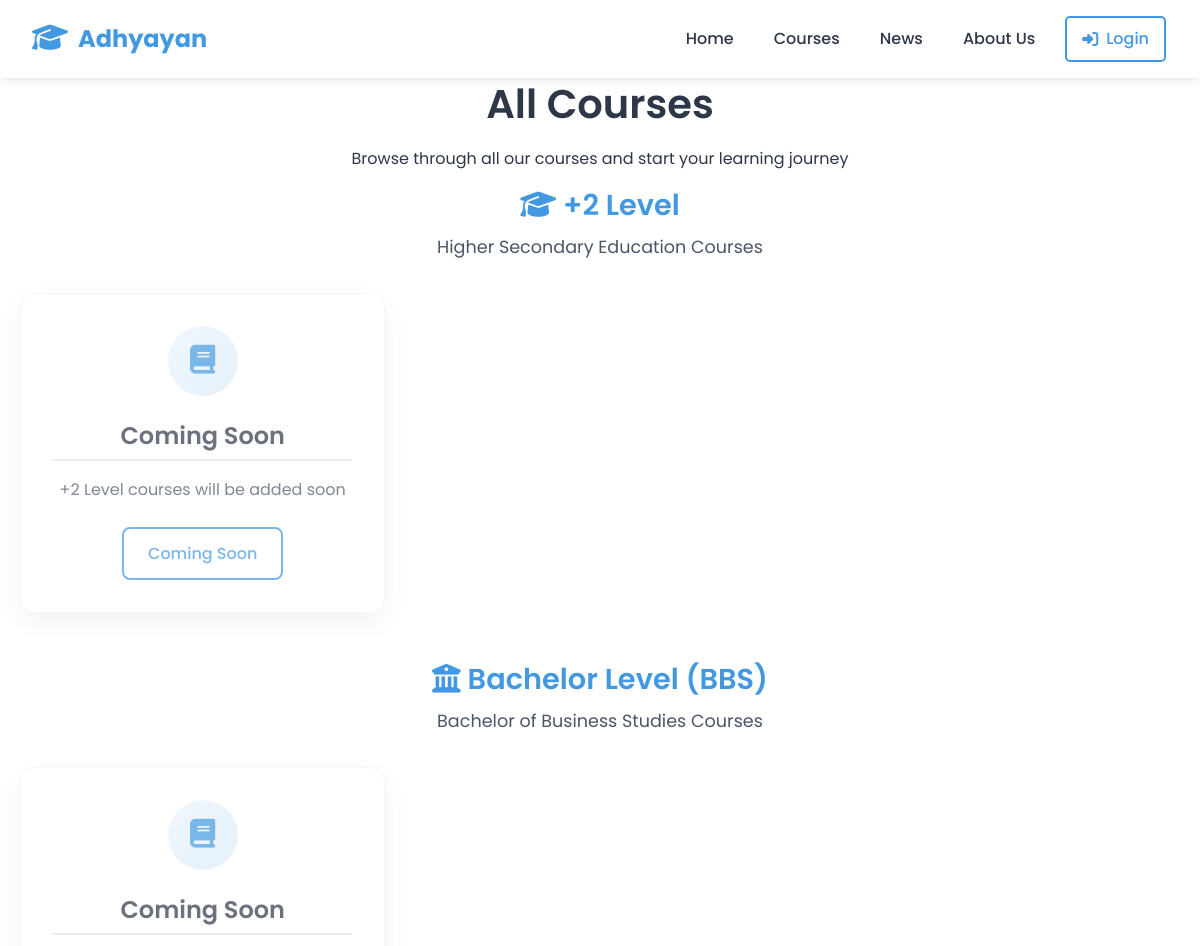
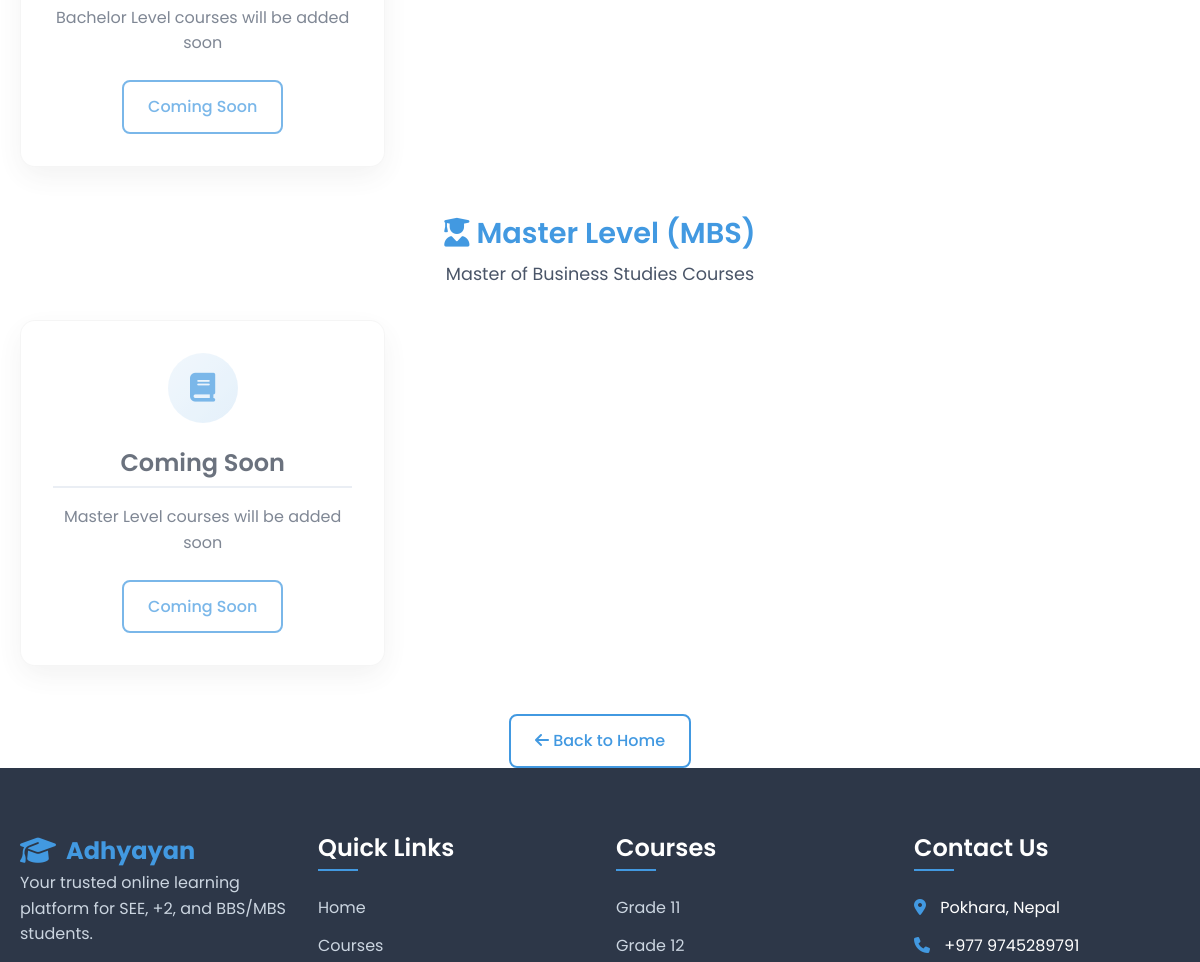
Page /courses/ (upper part) on the earlier database version (2 pictures, top to bottom).
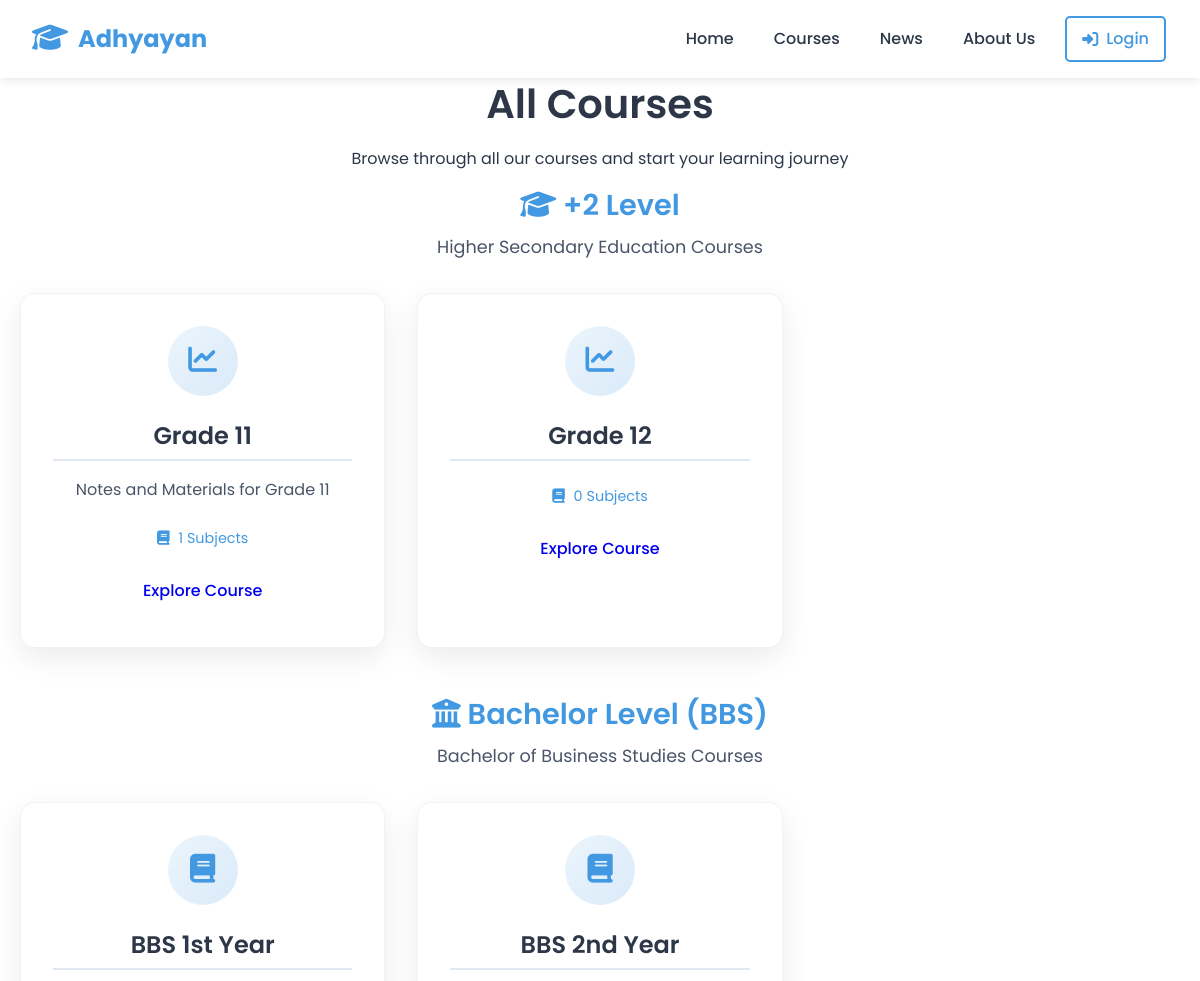
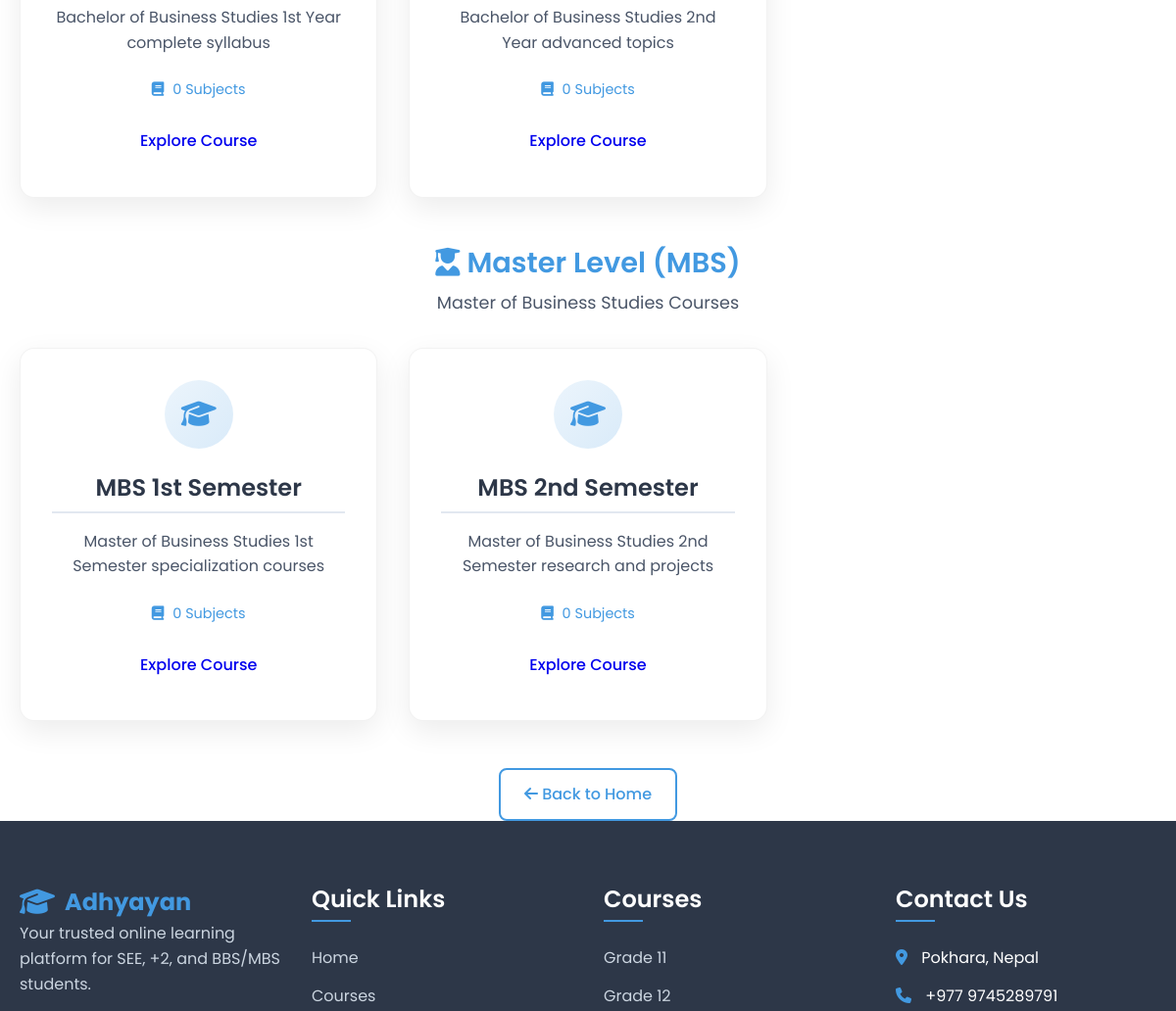
Same page on the later database version (2 pictures, top to bottom).
### notes/models.py (models this page shows, shortened)
class Course(models.Model):
    LEVEL_CHOICES = [
        ('+2', '+2 Level'),
        ('bachelor', 'Bachelor Level'),
        ('master', 'Master Level'),
    ]
    title = models.CharField(max_length=200)
    slug = models.SlugField(unique=True, help_text="URL-friendly version of title")
    level = models.CharField(max_length=20, choices=LEVEL_CHOICES)
    description = models.TextField(blank=True, help_text="Course description shown on website")
    thumbnail = models.ImageField(
        upload_to='course_thumbnails/',
        null=True,
        blank=True,
        help_text="Optional course thumbnail image"
    )
    display_order = models.IntegerField(
        default=0,
        help_text="Order in which courses appear (lower number = first)"
    )
    is_active = models.BooleanField(
        default=True,
        help_text="Uncheck to hide course from website"
    )
    created_at = models.DateTimeField(auto_now_add=True)
    updated_at = models.DateTimeField(auto_now=True)
    class Meta:
        ordering = ['display_order', 'title']
    def subject_count(self):
        return self.subjects.filter(is_active=True).count()

### notes/views.py (the view)
# urls.py: path('courses/', views.courses_page, name='courses_page'),
def courses_page(request):
    all_courses = Course.objects.filter(is_active=True).order_by('display_order', 'title')
    context = {
        'courses': all_courses,
        'page_title': 'All Courses'
    }
    return render(request, 'courses/all_courses.html', context)

### templates/courses/all_courses.html (shortened to what this page needs)
{% extends 'base.html' %}
{% load static %}
{% block content %}
<div class="container py-5">
    <div class="text-center mb-5">
        <h1 class="display-4 fw-bold mb-3">All Courses</h1>
        <p class="lead text-muted">Browse through all our courses and start your learning journey</p>
    </div>
    <div class="category mb-5">
        <div class="category-header mb-4">
            <h2 class="category-title">
                <i class="fas fa-graduation-cap me-2"></i> +2 Level
            </h2>
            <p class="category-subtitle">Higher Secondary Education Courses</p>
        </div>
        <div class="course-boxes">
            {% for course in courses %}
                {% if course.level == '+2' %}
                <div class="course-card">
                    <div class="course-icon">
                        <i class="fas fa-chart-line"></i>
                    </div>
                    <h3>{{ course.title }}</h3>
                    <p>{{ course.description|truncatewords:25 }}</p>
                    <div class="course-meta">
                        <span><i class="fas fa-book"></i> {{ course.subject_count }} Subjects</span>
                    </div>
                    <a href="{% url 'course_detail' course.slug %}" class="btn btn-outline-primary">
                        Explore Course
                    </a>
                </div>
                {% endif %}
            {% empty %}
            <div class="course-card empty-card">
                <div class="course-icon">
                    <i class="fas fa-book"></i>
                </div>
                <h3>Coming Soon</h3>
                <p>+2 Level courses will be added soon</p>
                <span class="btn btn-outline disabled">Coming Soon</span>
            </div>
            {% endfor %}
        </div>
    </div>
    <div class="category mb-5">
        <div class="category-header mb-4">
            <h2 class="category-title">
                <i class="fas fa-university me-2"></i> Bachelor Level (BBS)
            </h2>
            <p class="category-subtitle">Bachelor of Business Studies Courses</p>
        </div>
        <div class="course-boxes">
            {% for course in courses %}
                {% if course.level == 'bachelor' %}
                <div class="course-card">
                    <div class="course-icon">
                        <i class="fas fa-book"></i>
                    </div>
                    <h3>{{ course.title }}</h3>
                    <p>{{ course.description|truncatewords:25 }}</p>
                    <div class="course-meta">
                        <span><i class="fas fa-book"></i> {{ course.subject_count }} Subjects</span>
                    </div>
                    <a href="{% url 'course_detail' course.slug %}" class="btn btn-outline-primary">
                        Explore Course
                    </a>
                </div>
                {% endif %}
            {% empty %}
            <div class="course-card empty-card">
                <div class="course-icon">
                    <i class="fas fa-book"></i>
                </div>
                <h3>Coming Soon</h3>
                <p>Bachelor Level courses will be added soon</p>
                <span class="btn btn-outline disabled">Coming Soon</span>
            </div>
            {% endfor %}
        </div>
    </div>
    <div class="category mb-5">
        <div class="category-header mb-4">
            <h2 class="category-title">
                <i class="fas fa-user-graduate me-2"></i> Master Level (MBS)
            </h2>
            <p class="category-subtitle">Master of Business Studies Courses</p>
        </div>
        <div class="course-boxes">
            {% for course in courses %}
                {% if course.level == 'master' %}
                <div class="course-card">
                    <div class="course-icon">
                        <i class="fas fa-graduation-cap"></i>
                    </div>
                    <h3>{{ course.title }}</h3>
                    <p>{{ course.description|truncatewords:25 }}</p>
                    <div class="course-meta">
                        <span><i class="fas fa-book"></i> {{ course.subject_count }} Subjects</span>
                    </div>
                    <a href="{% url 'course_detail' course.slug %}" class="btn btn-outline-primary">
                        Explore Course
                    </a>
                </div>
                {% endif %}
            {% empty %}
            <div class="course-card empty-card">
                <div class="course-icon">
                    <i class="fas fa-book"></i>
                </div>
                <h3>Coming Soon</h3>
                <p>Master Level courses will be added soon</p>
                <span class="btn btn-outline disabled">Coming Soon</span>
            </div>
            {% endfor %}
        </div>
    </div>
    <div class="text-center mt-5">
        <a href="{% url 'home' %}" class="btn btn-lg btn-secondary">
            <i class="fas fa-arrow-left"></i> Back to Home
        </a>
    </div>
</div>
{% endblock %}

### templates/base.html (shortened to what this page needs)
<!DOCTYPE html>
{% load static %}
<html lang="en">
<head>
  <link rel="stylesheet" href="{% static 'css/style.css' %}">
  <link rel="stylesheet" href="https://cdnjs.cloudflare.com/ajax/libs/font-awesome/6.4.0/css/all.min.css">
</head>
<body>
  <header>
    <div class="navbar">
      <div class="logo">
        <i class="fas fa-graduation-cap"></i>
        <span>Adhyayan</span>
      </div>
      <nav id="nav-links">
        <a href="/" {% if request.path == '/' %}class="active"{% endif %}>Home</a>
        <a href="{% url 'courses_page' %}">Courses</a>
        <a href="#news">News</a>
        <a href="#about">About Us</a>
{% if user.is_authenticated %}
    {% if not user.is_staff %}
        <div class="user-menu">
            <a href="#" class="btn-login">
                <i class="fas fa-user"></i> {{ user.username }}
                {% if user.profile.is_premium %}👑{% endif %}
            </a>
            <div class="user-dropdown">
                <a href="{% url 'user_profile' %}"><i class="fas fa-user-circle"></i> My Profile</a>
                <a href="/logout/"><i class="fas fa-sign-out-alt"></i> Logout</a>
            </div>
        </div>
    {% else %}
        <a href="{% url 'login' %}" class="btn-login">
            <i class="fas fa-sign-in-alt"></i> Login
        </a>
    {% endif %}
{% else %}
    <a href="{% url 'login' %}" class="btn-login">
        <i class="fas fa-sign-in-alt"></i> Login
    </a>
{% endif %}
      </nav>
    </div>
  </header>
  <main>
    {% block content %}{% endblock %}
  </main>
  <footer>
    <div class="container">
      <div class="footer-content">
        <div class="footer-section">
          <div class="logo">
            <i class="fas fa-graduation-cap"></i>
            <span>Adhyayan</span>
          </div>
          <p>Your trusted online learning platform for SEE, +2, and BBS/MBS students.</p>
        </div>
        <div class="footer-section">
          <h3>Quick Links</h3>
          <ul>
            <li><a href="/">Home</a></li>
            <li><a href="{% url 'courses_page' %}">Courses</a></li>
          </ul>
        </div>
        <div class="footer-section">
          <h3>Courses</h3>
          <ul>
            <li><a href="/g1-all/">Grade 11</a></li>
            <li><a href="/grade12/">Grade 12</a></li>
          </ul>
        </div>
        <div class="footer-section">
          <h3>Contact Us</h3>
          <ul>
            <li><i class="fas fa-map-marker-alt"></i> Pokhara, Nepal</li>
            <li><i class="fas fa-phone"></i> +977 9745289791 </li>
          </ul>
        </div>
      </div>
    </div>
  </footer>
</body>
</html>

### frontend/static/css/style.css (style rules this page uses)
* { margin: 0; padding: 0; box-sizing: border-box; }
:root { --primary-color: #4299e1; --primary-dark: #3182ce; --secondary-color: #4a5568; --accent-color: #ed8936; --light-color: #f7fafc; --dark-color: #2d3748; --success-color: #48bb78; --warning-color: #ecc94b; --danger-color: #f56565; --gray-light: #e2e8f0; --gray: #a0aec0; --border-radius: 8px; --box-shadow: 0 4px 6px rgba(0, 0, 0, 0.1); --transition: all 0.3s ease; }
body { font-family: 'Poppins', sans-serif; line-height: 1.6; color: var(--dark-color); background-color: #fff; }
.container { width: 100%; max-width: 1200px; margin: 0 auto; padding: 0 20px; }
h1, h2, h3, h4, h5, h6 { font-weight: 600; line-height: 1.3; margin-bottom: 1rem; }
h1 { font-size: 2.5rem; }
h2 { font-size: 2rem; }
h3 { font-size: 1.5rem; }
p { margin-bottom: 1rem; }
.text-center { text-align: center; }
.btn { display: inline-block; padding: 12px 24px; border-radius: var(--border-radius); text-decoration: none; font-weight: 500; text-align: center; transition: var(--transition); cursor: pointer; border: none; font-family: inherit; }
.btn-secondary { background-color: white; color: var(--primary-color); border: 2px solid var(--primary-color); }
.btn-login { padding: 8px 20px; background-color: transparent; color: var(--primary-color); border: 2px solid var(--primary-color); border-radius: var(--border-radius); text-decoration: none; font-weight: 500; transition: var(--transition); white-space: nowrap; }
header { background-color: white; box-shadow: 0 2px 10px rgba(0, 0, 0, 0.1); position: sticky; top: 0; z-index: 1000; }
.navbar { display: flex; justify-content: space-between; align-items: center; padding: 1rem 2rem; max-width: 1200px; margin: 0 auto; }
.logo { display: flex; align-items: center; font-size: 1.5rem; font-weight: 700; color: var(--primary-color); }
.logo i { margin-right: 10px; font-size: 1.8rem; }
nav { display: flex; align-items: center; }
nav > a { margin-left: 2rem; text-decoration: none; color: var(--dark-color); font-weight: 500; transition: var(--transition); position: relative; }
.category { margin-bottom: 3rem; }
.category h3 { margin-bottom: 2rem; padding-bottom: 0.5rem; border-bottom: 2px solid var(--gray-light); color: var(--primary-color); }
.course-boxes { display: grid; grid-template-columns: repeat(auto-fill, minmax(300px, 1fr)); gap: 2rem; }
.course-card { background-color: white; border-radius: var(--border-radius); padding: 2rem; box-shadow: var(--box-shadow); transition: var(--transition); text-align: center; }
.course-icon { width: 70px; height: 70px; background-color: rgba(66, 153, 225, 0.1); border-radius: 50%; display: flex; align-items: center; justify-content: center; margin: 0 auto 1.5rem; }
.course-icon i { font-size: 1.8rem; color: var(--primary-color); }
.course-card p { color: var(--secondary-color); margin-bottom: 1.5rem; }
footer { background-color: var(--dark-color); color: white; padding: 4rem 0 1rem; }
.footer-content { display: grid; grid-template-columns: repeat(auto-fit, minmax(200px, 1fr)); gap: 2rem; margin-bottom: 3rem; }
.footer-section h3 { margin-bottom: 1.5rem; color: white; position: relative; padding-bottom: 0.5rem; }
.footer-section h3::after { content: ''; position: absolute; bottom: 0; left: 0; width: 40px; height: 2px; background-color: var(--primary-color); }
.footer-section p { color: #cbd5e0; margin-bottom: 1.5rem; }
.footer-section ul { list-style: none; }
.footer-section ul li { margin-bottom: 0.8rem; }
.footer-section ul li a { color: #cbd5e0; text-decoration: none; transition: var(--transition); }
.footer-section ul li i { margin-right: 10px; color: var(--primary-color); }
#nav-links a, #nav-links .btn-login, #nav-links .user-menu > a { color: white; text-decoration: none; padding: 8px 15px; border-radius: 5px; transition: background-color 0.3s; display: inline-flex; align-items: center; gap: 8px; }
#nav-links > * { margin: 0 2px; }
:root { --primary-color: #4299e1; --primary-dark: #3182ce; --secondary-color: #4a5568; --accent-color: #ed8936; --light-color: #f7fafc; --dark-color: #2d3748; --gray-light: #e2e8f0; --gray: #a0aec0; --border-radius: 8px; --box-shadow: 0 4px 6px rgba(0, 0, 0, 0.1); --transition: all 0.3s ease; }

Differences in the rows shown:
added Course: title "Grade 11", description "Notes and Materials for Grade 11", subject_count "1", shown under "+2 Level"
added Course: title "Grade 12", subject_count "0", shown under "+2 Level"
added Course: title "BBS 1st Year", description "Bachelor of Business Studies 1st Year complete syllabus", subject_count "0", shown under "Bachelor Level (BBS)"
added Course: title "BBS 2nd Year", description "Bachelor of Business Studies 2nd Year advanced topics", subject_count "0", shown under "Bachelor Level (BBS)"
added Course: title "MBS 1st Semester", description "Master of Business Studies 1st Semester specialization courses", subject_count "0", shown under "Master Level (MBS)"
added Course: title "MBS 2nd Semester", description "Master of Business Studies 2nd Semester research and projects", subject_count "0", shown under "Master Level (MBS)"
Other differences:
text no longer shown: "Coming Soon +2 Level courses will be added soon Coming Soon Coming Soon Bachelor Level courses will be added soon Coming Soon Coming Soon Master Level courses will be added soon Coming Soon"
